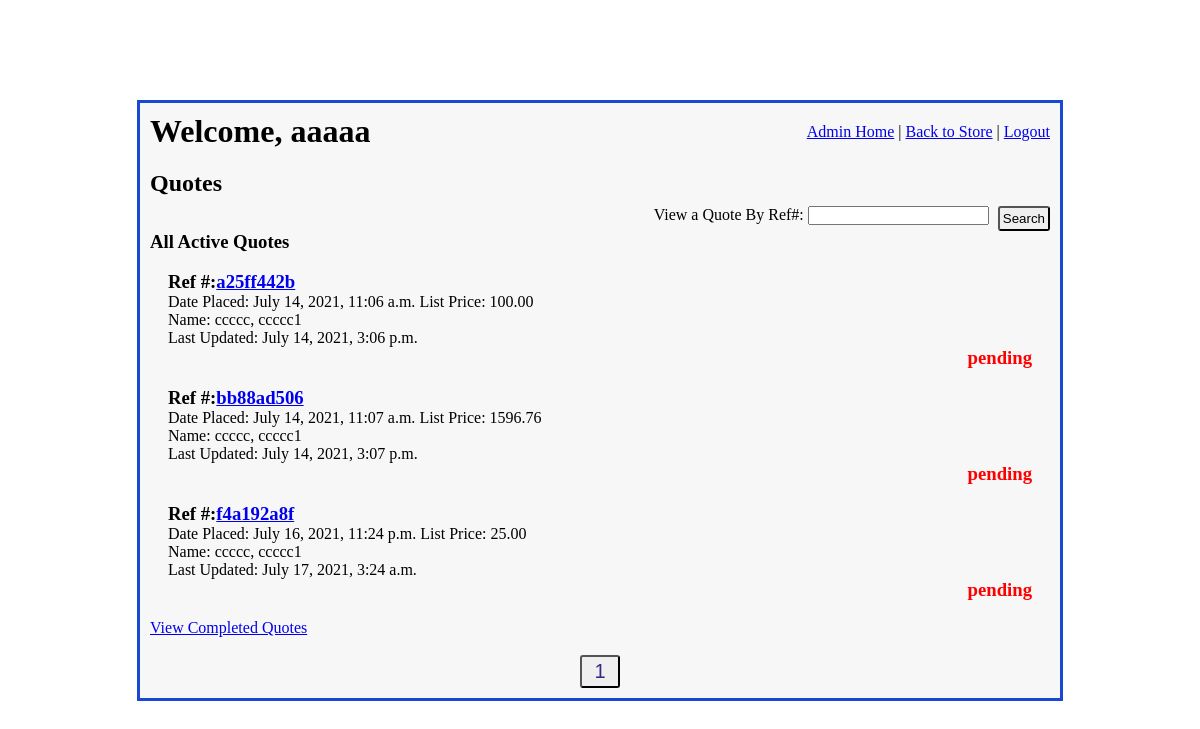
The page /admin_access/quotes_display/1 (signed in) on the database as committed earlier.
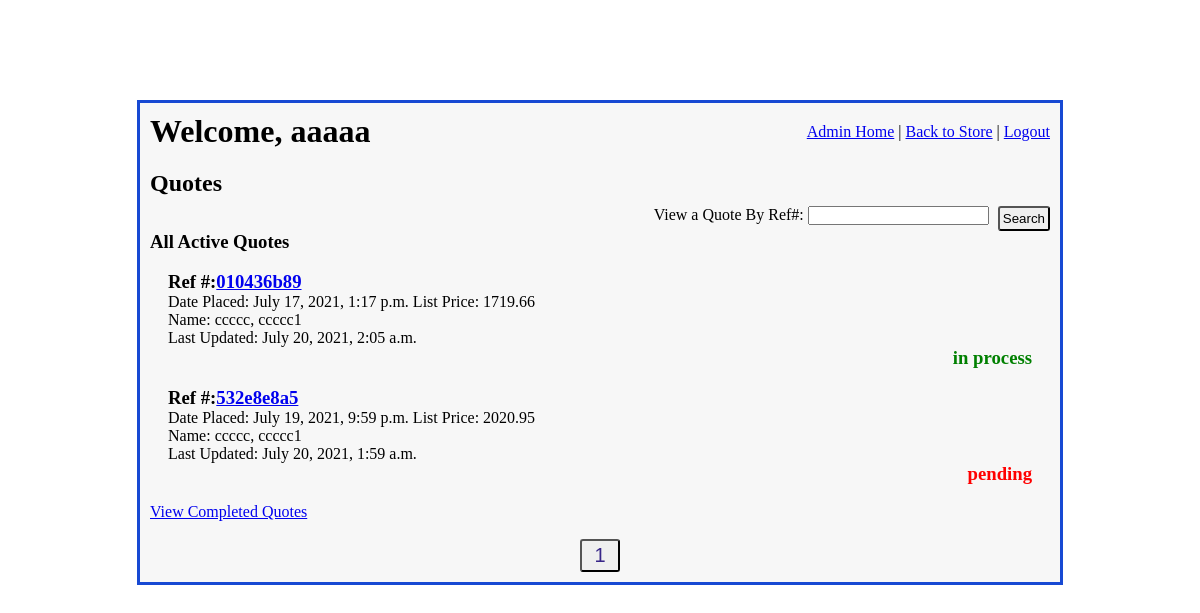
The same page on the database as committed later.
### imgfield_app/models.py (models this page shows)
class Quote(models.Model):
    quoted_by = models.ForeignKey(
        User,
        related_name="user_quotes",
        on_delete=models.CASCADE
    )
    contact_info =  models.ForeignKey(
        ContactInfo,
        related_name="quotes",
        on_delete = models.CASCADE,
        null=True, blank=True,
    )
    ref_number = models.CharField(max_length=10)
    total_price = models.DecimalField(decimal_places=2, max_digits=10, null=True, blank=True)
    status = models.CharField(max_length=27)
    special_instructions = models.TextField(null=True, blank=True)
    office_notes = models.TextField(null=True, blank=True)
    placed_at = models.DateTimeField(auto_now_add=True)
    created_at = models.DateTimeField(auto_now_add=True)
    updated_at = models.DateTimeField(auto_now=True)
    objects = QuoteManager()

class User(models.Model):
    first_name = models.CharField(max_length=45)
    last_name = models.CharField(max_length=60)
    email = models.CharField(max_length=60)
    password = models.CharField(max_length=60)
    security_level = models.IntegerField()
    created_at = models.DateTimeField(auto_now_add=True)
    updated_at = models.DateTimeField(auto_now=True)
    objects = UserManager()

### admin_app/views.py (the view)
# urls.py: path('quotes_display/<int:page_num>', views.quotes_display),
def quotes_display(request, page_num):
    if 'user_id' in request.session:
        logged_user = User.objects.get(id=request.session['user_id'])
        if logged_user.security_level > 4:
            all_active_quotes = Quote.objects.exclude(status = "archived").exclude(status="completed").order_by('placed_at')
            p = Paginator(all_active_quotes, 15)
            page = p.page(page_num)
            num_of_pages = "a" * p.num_pages
            context = {
                'logged_user': logged_user,
                'all_active_quotes': page,
                'num_of_pages': num_of_pages,
            }
            return render(request, "quotes_display.html", context)
    return redirect("/")

### admin_app/templates/quotes_display.html (shortened to what this page needs)
<!DOCTYPE html>
<html lang="en">
<head>
    {% load static %}
    <link rel="stylesheet" href="{% static 'css/admin_main.css' %}">
    <link rel="stylesheet" href="{% static 'css/quotes_display.css' %}">
</head>
<body>
    <div id="wrapper">
        <div id="header">
            <h1>Welcome, {{ logged_user.first_name }}</h1>
            <div id="links">
                <a href="/admin_access">Admin Home</a>  |
                <a href="/">Back to Store</a>  |
                <a href="/signon/logout">Logout</a>
            </div>
        </div>
        <div id="content">
            <h2>Quotes</h2>
            <form action="/admin_access/find_quote" method="POST">
                <p>View a Quote By Ref#: <input type="text" name="quote_ref_num"></p>
                <button type="submit">Search</button>
            </form>
            <div id="quotes">
                <h3>All Active Quotes</h3>
                {% for quote in all_active_quotes %}
                    <div class="quote_pod">
                        <div class="quote_info">
                            <h3>Ref #:<a href="/admin_access/view_quote/{{ quote.id }}">{{ quote.ref_number }}</a></h3>
                            <p>Date Placed: {{ quote.placed_at }} <span class="quote_price">List Price: {{quote.total_price }}</span></p>
                            <p>Name: {{ quote.quoted_by.last_name }}, {{ quote.quoted_by.first_name }}</p>
                            <p>Last Updated: {{ quote.updated_at }}</p>
                        </div>
                        <div class="quote_status">
                            {% if quote.status == "pending" %}
                                <h3 class="status red">{{ quote.status }}</h3>
                            {% elif quote.status == "in process" %}
                                <h3 class="status green">{{ quote.status }}</h3>
                            {% endif %}
                        </div>
                    </div>
                {% endfor%}
                <a href="/admin_access/completed_quotes_display/1">View Completed Quotes</a>
                <div id="page_nav">
                    {% for i in num_of_pages %}
                        <button>
                            <a href="/admin_access/completed_quotes_display/{{ forloop.counter }}">{{ forloop.counter }}</a>
                        </button>
                    {% endfor %}
                </div>
            </div>
        </div>
    </div>
</body>
</html>

Rows that differ between the two databases and show on the page:
no longer on this page (row edited): Quote: ref_number "a25ff442b", placed_at "July 14, 2021, 11:06 a.m.", total_price "100.00", quoted_by.last_name "ccccc", quoted_by.first_name "ccccc1", updated_at "July 14, 2021, 3:06 p.m.", status "pending"
no longer on this page (row edited): Quote: ref_number "bb88ad506", placed_at "July 14, 2021, 11:07 a.m.", total_price "1596.76", quoted_by.last_name "ccccc", quoted_by.first_name "ccccc1", updated_at "July 14, 2021, 3:07 p.m.", status "pending"
no longer on this page (row edited): Quote: ref_number "f4a192a8f", placed_at "July 16, 2021, 11:24 p.m.", total_price "25.00", quoted_by.last_name "ccccc", quoted_by.first_name "ccccc1", updated_at "July 17, 2021, 3:24 a.m.", status "pending"
added Quote: ref_number "010436b89", placed_at "July 17, 2021, 1:17 p.m.", total_price "1719.66", quoted_by.last_name "ccccc", quoted_by.first_name "ccccc1", updated_at "July 20, 2021, 2:05 a.m.", status "in process"
added Quote: ref_number "532e8e8a5", placed_at "July 19, 2021, 9:59 p.m.", total_price "2020.95", quoted_by.last_name "ccccc", quoted_by.first_name "ccccc1", updated_at "July 20, 2021, 1:59 a.m.", status "pending"
